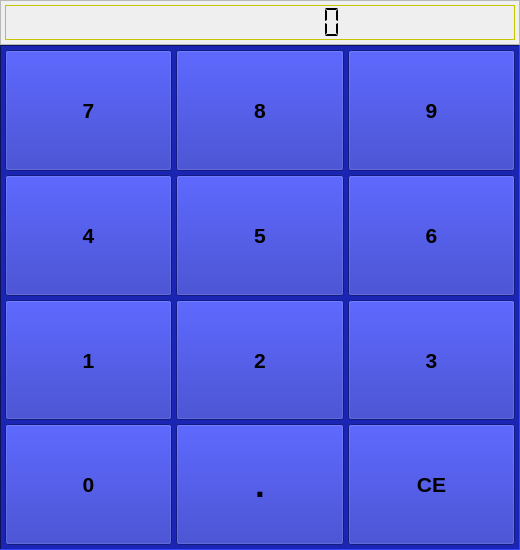
<?xml version="1.0" encoding="UTF-8"?>
<ui version="4.0">
 <class>NumKeyboard</class>
 <widget class="QWidget" name="NumKeyboard">
  <property name="geometry">
   <rect>
    <x>0</x>
    <y>0</y>
    <width>520</width>
    <height>550</height>
   </rect>
  </property>
  <property name="sizePolicy">
   <sizepolicy hsizetype="MinimumExpanding" vsizetype="MinimumExpanding">
    <horstretch>0</horstretch>
    <verstretch>0</verstretch>
   </sizepolicy>
  </property>
  <property name="minimumSize">
   <size>
    <width>0</width>
    <height>290</height>
   </size>
  </property>
  <property name="maximumSize">
   <size>
    <width>520</width>
    <height>550</height>
   </size>
  </property>
  <property name="windowTitle">
   <string notr="true">numkboard</string>
  </property>
  <layout class="QVBoxLayout">
   <property name="spacing">
    <number>0</number>
   </property>
   <property name="leftMargin">
    <number>0</number>
   </property>
   <property name="topMargin">
    <number>0</number>
   </property>
   <property name="rightMargin">
    <number>0</number>
   </property>
   <property name="bottomMargin">
    <number>0</number>
   </property>
   <item>
    <widget class="QFrame" name="number_frame">
     <property name="sizePolicy">
      <sizepolicy hsizetype="Preferred" vsizetype="Minimum">
       <horstretch>0</horstretch>
       <verstretch>0</verstretch>
      </sizepolicy>
     </property>
     <property name="font">
      <font>
       <family>Nimbus Roman No9 l</family>
      </font>
     </property>
     <property name="frameShape">
      <enum>QFrame::StyledPanel</enum>
     </property>
     <property name="frameShadow">
      <enum>QFrame::Raised</enum>
     </property>
     <property name="lineWidth">
      <number>4</number>
     </property>
     <layout class="QHBoxLayout">
      <property name="spacing">
       <number>4</number>
      </property>
      <property name="leftMargin">
       <number>4</number>
      </property>
      <property name="topMargin">
       <number>4</number>
      </property>
      <property name="rightMargin">
       <number>4</number>
      </property>
      <property name="bottomMargin">
       <number>4</number>
      </property>
      <item>
       <widget class="QLCDNumber" name="lcd">
        <property name="sizePolicy">
         <sizepolicy hsizetype="Minimum" vsizetype="Minimum">
          <horstretch>0</horstretch>
          <verstretch>0</verstretch>
         </sizepolicy>
        </property>
        <property name="minimumSize">
         <size>
          <width>0</width>
          <height>35</height>
         </size>
        </property>
        <property name="palette">
         <palette>
          <active>
           <colorrole role="Button">
            <brush brushstyle="SolidPattern">
             <color alpha="255">
              <red>170</red>
              <green>170</green>
              <blue>127</blue>
             </color>
            </brush>
           </colorrole>
           <colorrole role="Base">
            <brush brushstyle="SolidPattern">
             <color alpha="255">
              <red>252</red>
              <green>252</green>
              <blue>252</blue>
             </color>
            </brush>
           </colorrole>
           <colorrole role="Window">
            <brush brushstyle="SolidPattern">
             <color alpha="255">
              <red>255</red>
              <green>255</green>
              <blue>0</blue>
             </color>
            </brush>
           </colorrole>
           <colorrole role="ToolTipBase">
            <brush brushstyle="SolidPattern">
             <color alpha="255">
              <red>255</red>
              <green>255</green>
              <blue>127</blue>
             </color>
            </brush>
           </colorrole>
           <colorrole role="ToolTipText">
            <brush brushstyle="SolidPattern">
             <color alpha="255">
              <red>0</red>
              <green>0</green>
              <blue>0</blue>
             </color>
            </brush>
           </colorrole>
          </active>
          <inactive>
           <colorrole role="Button">
            <brush brushstyle="SolidPattern">
             <color alpha="255">
              <red>170</red>
              <green>170</green>
              <blue>127</blue>
             </color>
            </brush>
           </colorrole>
           <colorrole role="Base">
            <brush brushstyle="SolidPattern">
             <color alpha="255">
              <red>252</red>
              <green>252</green>
              <blue>252</blue>
             </color>
            </brush>
           </colorrole>
           <colorrole role="Window">
            <brush brushstyle="SolidPattern">
             <color alpha="255">
              <red>255</red>
              <green>255</green>
              <blue>0</blue>
             </color>
            </brush>
           </colorrole>
           <colorrole role="ToolTipBase">
            <brush brushstyle="SolidPattern">
             <color alpha="255">
              <red>255</red>
              <green>255</green>
              <blue>127</blue>
             </color>
            </brush>
           </colorrole>
           <colorrole role="ToolTipText">
            <brush brushstyle="SolidPattern">
             <color alpha="255">
              <red>0</red>
              <green>0</green>
              <blue>0</blue>
             </color>
            </brush>
           </colorrole>
          </inactive>
          <disabled>
           <colorrole role="Button">
            <brush brushstyle="SolidPattern">
             <color alpha="255">
              <red>170</red>
              <green>170</green>
              <blue>127</blue>
             </color>
            </brush>
           </colorrole>
           <colorrole role="Base">
            <brush brushstyle="SolidPattern">
             <color alpha="255">
              <red>255</red>
              <green>255</green>
              <blue>0</blue>
             </color>
            </brush>
           </colorrole>
           <colorrole role="Window">
            <brush brushstyle="SolidPattern">
             <color alpha="255">
              <red>255</red>
              <green>255</green>
              <blue>0</blue>
             </color>
            </brush>
           </colorrole>
           <colorrole role="ToolTipBase">
            <brush brushstyle="SolidPattern">
             <color alpha="255">
              <red>255</red>
              <green>255</green>
              <blue>127</blue>
             </color>
            </brush>
           </colorrole>
           <colorrole role="ToolTipText">
            <brush brushstyle="SolidPattern">
             <color alpha="255">
              <red>0</red>
              <green>0</green>
              <blue>0</blue>
             </color>
            </brush>
           </colorrole>
          </disabled>
         </palette>
        </property>
        <property name="font">
         <font>
          <family>Nimbus Roman No9 l</family>
          <bold>true</bold>
         </font>
        </property>
        <property name="autoFillBackground">
         <bool>false</bool>
        </property>
        <property name="frameShape">
         <enum>QFrame::StyledPanel</enum>
        </property>
        <property name="frameShadow">
         <enum>QFrame::Raised</enum>
        </property>
        <property name="lineWidth">
         <number>1</number>
        </property>
        <property name="digitCount">
         <number>10</number>
        </property>
        <property name="segmentStyle">
         <enum>QLCDNumber::Flat</enum>
        </property>
       </widget>
      </item>
     </layout>
    </widget>
   </item>
   <item>
    <widget class="QFrame" name="frame15">
     <property name="sizePolicy">
      <sizepolicy hsizetype="MinimumExpanding" vsizetype="MinimumExpanding">
       <horstretch>0</horstretch>
       <verstretch>0</verstretch>
      </sizepolicy>
     </property>
     <property name="palette">
      <palette>
       <active>
        <colorrole role="WindowText">
         <brush brushstyle="SolidPattern">
          <color alpha="255">
           <red>0</red>
           <green>0</green>
           <blue>0</blue>
          </color>
         </brush>
        </colorrole>
        <colorrole role="Button">
         <brush brushstyle="SolidPattern">
          <color alpha="255">
           <red>27</red>
           <green>37</green>
           <blue>179</blue>
          </color>
         </brush>
        </colorrole>
        <colorrole role="Light">
         <brush brushstyle="SolidPattern">
          <color alpha="255">
           <red>52</red>
           <green>65</green>
           <blue>255</blue>
          </color>
         </brush>
        </colorrole>
        <colorrole role="Midlight">
         <brush brushstyle="SolidPattern">
          <color alpha="255">
           <red>39</red>
           <green>51</green>
           <blue>217</blue>
          </color>
         </brush>
        </colorrole>
        <colorrole role="Dark">
         <brush brushstyle="SolidPattern">
          <color alpha="255">
           <red>13</red>
           <green>18</green>
           <blue>89</blue>
          </color>
         </brush>
        </colorrole>
        <colorrole role="Mid">
         <brush brushstyle="SolidPattern">
          <color alpha="255">
           <red>18</red>
           <green>24</green>
           <blue>119</blue>
          </color>
         </brush>
        </colorrole>
        <colorrole role="Text">
         <brush brushstyle="SolidPattern">
          <color alpha="255">
           <red>0</red>
           <green>0</green>
           <blue>0</blue>
          </color>
         </brush>
        </colorrole>
        <colorrole role="BrightText">
         <brush brushstyle="SolidPattern">
          <color alpha="255">
           <red>255</red>
           <green>255</green>
           <blue>255</blue>
          </color>
         </brush>
        </colorrole>
        <colorrole role="ButtonText">
         <brush brushstyle="SolidPattern">
          <color alpha="255">
           <red>0</red>
           <green>0</green>
           <blue>0</blue>
          </color>
         </brush>
        </colorrole>
        <colorrole role="Base">
         <brush brushstyle="SolidPattern">
          <color alpha="255">
           <red>255</red>
           <green>255</green>
           <blue>255</blue>
          </color>
         </brush>
        </colorrole>
        <colorrole role="Window">
         <brush brushstyle="SolidPattern">
          <color alpha="255">
           <red>27</red>
           <green>37</green>
           <blue>179</blue>
          </color>
         </brush>
        </colorrole>
        <colorrole role="Shadow">
         <brush brushstyle="SolidPattern">
          <color alpha="255">
           <red>0</red>
           <green>0</green>
           <blue>0</blue>
          </color>
         </brush>
        </colorrole>
        <colorrole role="AlternateBase">
         <brush brushstyle="SolidPattern">
          <color alpha="255">
           <red>141</red>
           <green>146</green>
           <blue>217</blue>
          </color>
         </brush>
        </colorrole>
        <colorrole role="ToolTipBase">
         <brush brushstyle="SolidPattern">
          <color alpha="255">
           <red>255</red>
           <green>255</green>
           <blue>220</blue>
          </color>
         </brush>
        </colorrole>
        <colorrole role="ToolTipText">
         <brush brushstyle="SolidPattern">
          <color alpha="255">
           <red>0</red>
           <green>0</green>
           <blue>0</blue>
          </color>
         </brush>
        </colorrole>
       </active>
       <inactive>
        <colorrole role="WindowText">
         <brush brushstyle="SolidPattern">
          <color alpha="255">
           <red>0</red>
           <green>0</green>
           <blue>0</blue>
          </color>
         </brush>
        </colorrole>
        <colorrole role="Button">
         <brush brushstyle="SolidPattern">
          <color alpha="255">
           <red>27</red>
           <green>37</green>
           <blue>179</blue>
          </color>
         </brush>
        </colorrole>
        <colorrole role="Light">
         <brush brushstyle="SolidPattern">
          <color alpha="255">
           <red>52</red>
           <green>65</green>
           <blue>255</blue>
          </color>
         </brush>
        </colorrole>
        <colorrole role="Midlight">
         <brush brushstyle="SolidPattern">
          <color alpha="255">
           <red>39</red>
           <green>51</green>
           <blue>217</blue>
          </color>
         </brush>
        </colorrole>
        <colorrole role="Dark">
         <brush brushstyle="SolidPattern">
          <color alpha="255">
           <red>13</red>
           <green>18</green>
           <blue>89</blue>
          </color>
         </brush>
        </colorrole>
        <colorrole role="Mid">
         <brush brushstyle="SolidPattern">
          <color alpha="255">
           <red>18</red>
           <green>24</green>
           <blue>119</blue>
          </color>
         </brush>
        </colorrole>
        <colorrole role="Text">
         <brush brushstyle="SolidPattern">
          <color alpha="255">
           <red>0</red>
           <green>0</green>
           <blue>0</blue>
          </color>
         </brush>
        </colorrole>
        <colorrole role="BrightText">
         <brush brushstyle="SolidPattern">
          <color alpha="255">
           <red>255</red>
           <green>255</green>
           <blue>255</blue>
          </color>
         </brush>
        </colorrole>
        <colorrole role="ButtonText">
         <brush brushstyle="SolidPattern">
          <color alpha="255">
           <red>0</red>
           <green>0</green>
           <blue>0</blue>
          </color>
         </brush>
        </colorrole>
        <colorrole role="Base">
         <brush brushstyle="SolidPattern">
          <color alpha="255">
           <red>255</red>
           <green>255</green>
           <blue>255</blue>
          </color>
         </brush>
        </colorrole>
        <colorrole role="Window">
         <brush brushstyle="SolidPattern">
          <color alpha="255">
           <red>27</red>
           <green>37</green>
           <blue>179</blue>
          </color>
         </brush>
        </colorrole>
        <colorrole role="Shadow">
         <brush brushstyle="SolidPattern">
          <color alpha="255">
           <red>0</red>
           <green>0</green>
           <blue>0</blue>
          </color>
         </brush>
        </colorrole>
        <colorrole role="AlternateBase">
         <brush brushstyle="SolidPattern">
          <color alpha="255">
           <red>141</red>
           <green>146</green>
           <blue>217</blue>
          </color>
         </brush>
        </colorrole>
        <colorrole role="ToolTipBase">
         <brush brushstyle="SolidPattern">
          <color alpha="255">
           <red>255</red>
           <green>255</green>
           <blue>220</blue>
          </color>
         </brush>
        </colorrole>
        <colorrole role="ToolTipText">
         <brush brushstyle="SolidPattern">
          <color alpha="255">
           <red>0</red>
           <green>0</green>
           <blue>0</blue>
          </color>
         </brush>
        </colorrole>
       </inactive>
       <disabled>
        <colorrole role="WindowText">
         <brush brushstyle="SolidPattern">
          <color alpha="255">
           <red>13</red>
           <green>18</green>
           <blue>89</blue>
          </color>
         </brush>
        </colorrole>
        <colorrole role="Button">
         <brush brushstyle="SolidPattern">
          <color alpha="255">
           <red>27</red>
           <green>37</green>
           <blue>179</blue>
          </color>
         </brush>
        </colorrole>
        <colorrole role="Light">
         <brush brushstyle="SolidPattern">
          <color alpha="255">
           <red>52</red>
           <green>65</green>
           <blue>255</blue>
          </color>
         </brush>
        </colorrole>
        <colorrole role="Midlight">
         <brush brushstyle="SolidPattern">
          <color alpha="255">
           <red>39</red>
           <green>51</green>
           <blue>217</blue>
          </color>
         </brush>
        </colorrole>
        <colorrole role="Dark">
         <brush brushstyle="SolidPattern">
          <color alpha="255">
           <red>13</red>
           <green>18</green>
           <blue>89</blue>
          </color>
         </brush>
        </colorrole>
        <colorrole role="Mid">
         <brush brushstyle="SolidPattern">
          <color alpha="255">
           <red>18</red>
           <green>24</green>
           <blue>119</blue>
          </color>
         </brush>
        </colorrole>
        <colorrole role="Text">
         <brush brushstyle="SolidPattern">
          <color alpha="255">
           <red>13</red>
           <green>18</green>
           <blue>89</blue>
          </color>
         </brush>
        </colorrole>
        <colorrole role="BrightText">
         <brush brushstyle="SolidPattern">
          <color alpha="255">
           <red>255</red>
           <green>255</green>
           <blue>255</blue>
          </color>
         </brush>
        </colorrole>
        <colorrole role="ButtonText">
         <brush brushstyle="SolidPattern">
          <color alpha="255">
           <red>13</red>
           <green>18</green>
           <blue>89</blue>
          </color>
         </brush>
        </colorrole>
        <colorrole role="Base">
         <brush brushstyle="SolidPattern">
          <color alpha="255">
           <red>27</red>
           <green>37</green>
           <blue>179</blue>
          </color>
         </brush>
        </colorrole>
        <colorrole role="Window">
         <brush brushstyle="SolidPattern">
          <color alpha="255">
           <red>27</red>
           <green>37</green>
           <blue>179</blue>
          </color>
         </brush>
        </colorrole>
        <colorrole role="Shadow">
         <brush brushstyle="SolidPattern">
          <color alpha="255">
           <red>0</red>
           <green>0</green>
           <blue>0</blue>
          </color>
         </brush>
        </colorrole>
        <colorrole role="AlternateBase">
         <brush brushstyle="SolidPattern">
          <color alpha="255">
           <red>27</red>
           <green>37</green>
           <blue>179</blue>
          </color>
         </brush>
        </colorrole>
        <colorrole role="ToolTipBase">
         <brush brushstyle="SolidPattern">
          <color alpha="255">
           <red>255</red>
           <green>255</green>
           <blue>220</blue>
          </color>
         </brush>
        </colorrole>
        <colorrole role="ToolTipText">
         <brush brushstyle="SolidPattern">
          <color alpha="255">
           <red>0</red>
           <green>0</green>
           <blue>0</blue>
          </color>
         </brush>
        </colorrole>
       </disabled>
      </palette>
     </property>
     <property name="autoFillBackground">
      <bool>true</bool>
     </property>
     <property name="frameShape">
      <enum>QFrame::Panel</enum>
     </property>
     <property name="frameShadow">
      <enum>QFrame::Sunken</enum>
     </property>
     <layout class="QGridLayout">
      <property name="leftMargin">
       <number>4</number>
      </property>
      <property name="topMargin">
       <number>4</number>
      </property>
      <property name="rightMargin">
       <number>4</number>
      </property>
      <property name="bottomMargin">
       <number>4</number>
      </property>
      <property name="spacing">
       <number>4</number>
      </property>
      <item row="2" column="2">
       <widget class="QPushButton" name="button_3">
        <property name="sizePolicy">
         <sizepolicy hsizetype="Expanding" vsizetype="Expanding">
          <horstretch>0</horstretch>
          <verstretch>0</verstretch>
         </sizepolicy>
        </property>
        <property name="font">
         <font>
          <pointsize>16</pointsize>
          <bold>true</bold>
         </font>
        </property>
        <property name="text">
         <string>3</string>
        </property>
       </widget>
      </item>
      <item row="0" column="0">
       <widget class="QPushButton" name="button_7">
        <property name="sizePolicy">
         <sizepolicy hsizetype="Expanding" vsizetype="Expanding">
          <horstretch>0</horstretch>
          <verstretch>0</verstretch>
         </sizepolicy>
        </property>
        <property name="font">
         <font>
          <pointsize>16</pointsize>
          <bold>true</bold>
         </font>
        </property>
        <property name="text">
         <string>7</string>
        </property>
       </widget>
      </item>
      <item row="3" column="2">
       <widget class="QPushButton" name="button_ce">
        <property name="sizePolicy">
         <sizepolicy hsizetype="Expanding" vsizetype="Expanding">
          <horstretch>0</horstretch>
          <verstretch>0</verstretch>
         </sizepolicy>
        </property>
        <property name="font">
         <font>
          <pointsize>16</pointsize>
          <bold>true</bold>
         </font>
        </property>
        <property name="text">
         <string>CE</string>
        </property>
       </widget>
      </item>
      <item row="1" column="1">
       <widget class="QPushButton" name="button_5">
        <property name="sizePolicy">
         <sizepolicy hsizetype="Expanding" vsizetype="Expanding">
          <horstretch>0</horstretch>
          <verstretch>0</verstretch>
         </sizepolicy>
        </property>
        <property name="font">
         <font>
          <pointsize>16</pointsize>
          <bold>true</bold>
         </font>
        </property>
        <property name="text">
         <string>5</string>
        </property>
       </widget>
      </item>
      <item row="0" column="1">
       <widget class="QPushButton" name="button_8">
        <property name="sizePolicy">
         <sizepolicy hsizetype="Expanding" vsizetype="Expanding">
          <horstretch>0</horstretch>
          <verstretch>0</verstretch>
         </sizepolicy>
        </property>
        <property name="font">
         <font>
          <pointsize>16</pointsize>
          <bold>true</bold>
         </font>
        </property>
        <property name="text">
         <string>8</string>
        </property>
       </widget>
      </item>
      <item row="2" column="0">
       <widget class="QPushButton" name="button_1">
        <property name="sizePolicy">
         <sizepolicy hsizetype="Expanding" vsizetype="Expanding">
          <horstretch>0</horstretch>
          <verstretch>0</verstretch>
         </sizepolicy>
        </property>
        <property name="font">
         <font>
          <pointsize>16</pointsize>
          <bold>true</bold>
         </font>
        </property>
        <property name="text">
         <string>1</string>
        </property>
       </widget>
      </item>
      <item row="3" column="1">
       <widget class="QPushButton" name="button_dot">
        <property name="sizePolicy">
         <sizepolicy hsizetype="Expanding" vsizetype="Expanding">
          <horstretch>0</horstretch>
          <verstretch>0</verstretch>
         </sizepolicy>
        </property>
        <property name="font">
         <font>
          <pointsize>26</pointsize>
          <bold>true</bold>
         </font>
        </property>
        <property name="text">
         <string>.</string>
        </property>
       </widget>
      </item>
      <item row="1" column="0">
       <widget class="QPushButton" name="button_4">
        <property name="sizePolicy">
         <sizepolicy hsizetype="Expanding" vsizetype="Expanding">
          <horstretch>0</horstretch>
          <verstretch>0</verstretch>
         </sizepolicy>
        </property>
        <property name="font">
         <font>
          <pointsize>16</pointsize>
          <bold>true</bold>
         </font>
        </property>
        <property name="text">
         <string>4</string>
        </property>
       </widget>
      </item>
      <item row="1" column="2">
       <widget class="QPushButton" name="button_6">
        <property name="sizePolicy">
         <sizepolicy hsizetype="Expanding" vsizetype="Expanding">
          <horstretch>0</horstretch>
          <verstretch>0</verstretch>
         </sizepolicy>
        </property>
        <property name="font">
         <font>
          <pointsize>16</pointsize>
          <bold>true</bold>
         </font>
        </property>
        <property name="text">
         <string>6</string>
        </property>
       </widget>
      </item>
      <item row="0" column="2">
       <widget class="QPushButton" name="button_9">
        <property name="sizePolicy">
         <sizepolicy hsizetype="Expanding" vsizetype="Expanding">
          <horstretch>0</horstretch>
          <verstretch>0</verstretch>
         </sizepolicy>
        </property>
        <property name="font">
         <font>
          <pointsize>16</pointsize>
          <bold>true</bold>
         </font>
        </property>
        <property name="text">
         <string>9</string>
        </property>
       </widget>
      </item>
      <item row="2" column="1">
       <widget class="QPushButton" name="button_2">
        <property name="sizePolicy">
         <sizepolicy hsizetype="Expanding" vsizetype="Expanding">
          <horstretch>0</horstretch>
          <verstretch>0</verstretch>
         </sizepolicy>
        </property>
        <property name="font">
         <font>
          <pointsize>16</pointsize>
          <bold>true</bold>
         </font>
        </property>
        <property name="text">
         <string>2</string>
        </property>
       </widget>
      </item>
      <item row="3" column="0">
       <widget class="QPushButton" name="button_0">
        <property name="sizePolicy">
         <sizepolicy hsizetype="Expanding" vsizetype="Expanding">
          <horstretch>0</horstretch>
          <verstretch>0</verstretch>
         </sizepolicy>
        </property>
        <property name="font">
         <font>
          <pointsize>16</pointsize>
          <bold>true</bold>
         </font>
        </property>
        <property name="text">
         <string>0</string>
        </property>
       </widget>
      </item>
     </layout>
    </widget>
   </item>
  </layout>
 </widget>
 <layoutdefault spacing="6" margin="11"/>
 <resources/>
 <connections/>
</ui>
